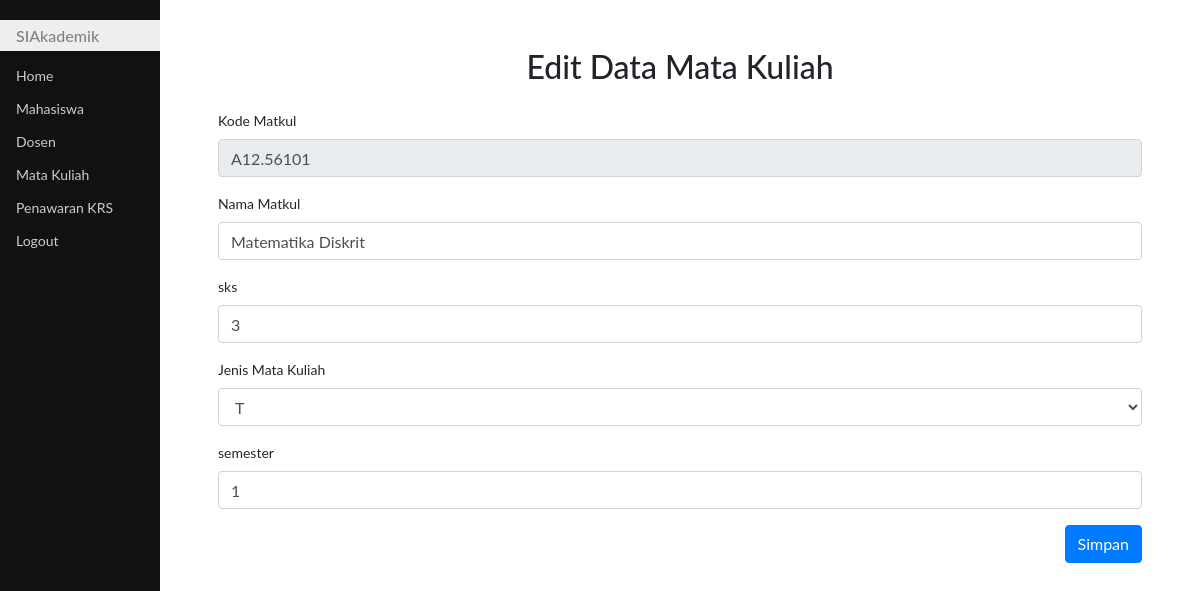
The app's page /editMkl.php?id_matkul=A12.56101 (signed in) with its own data.
### tables this page shows
CREATE TABLE `makul` (
  `id_matkul` char(10) NOT NULL,
  `nama_matkul` varchar(50) DEFAULT NULL,
  `sks` int(2) DEFAULT NULL,
  `jenis` char(3) DEFAULT NULL,
  `semester` varchar(10) DEFAULT NULL
);

### editMkl.php (the view, shortened to what this page needs)
<!DOCTYPE html>
<html>
<head>
    <link rel="stylesheet" type="text/css" href="bootstrap/css/bootstrap.css">
    <link rel="stylesheet" type="text/css" href="style.css">
</head>
<body>
    <?php
    require "koneksi.php";
    $id_matkul = $_GET['id_matkul'];
    $sql = "select * from makul where id_matkul='$id_matkul'";
    $qry = mysqli_query($koneksi, $sql);
    $row = mysqli_fetch_assoc($qry);
    ?>
    <div class="utama">
        <h2 class="mb-4 mt-5 text-center">Edit Data Mata Kuliah</h2>
            <div class="ml-5 mr-5">
                <form method="post" action="query_editMkl.php">
                    <div class="form-group">
                        <label for="id_matkul">Kode Matkul</label>
                        <input class="form-control" type="text" name="id_matkul" id="id_matkul" value="<?php echo $row['id_matkul'] ?>" readonly>
                    </div>
                    <div class="form-group">
                        <label for="nama_matkul">Nama Matkul </label>
                        <input class="form-control" type="text" name="nama_matkul" id="nama_matkul" value="<?php echo $row['nama_matkul'] ?>">
                    </div>
                    <div class="form-group">
                        <label for="sks">sks </label>
                        <input class="form-control" type="text" name="sks" id="sks" value="<?php echo $row['sks'] ?>">
                    </div>
                    <div class="form-group">
                        <label>Jenis Mata Kuliah</label>
                        <select name="jenis" class="form-control" name="jenis" id="jenis">
                            <option value="T " <?php if ($row['jenis'] == 'T') { ?> selected <?php } ?>>T</option>
                        </select>
                    </div>
                    <div class="form-group">
                        <label for="semester">semester </label>
                        <input class="form-control" type="text" name="semester" id="semester" value="<?php echo $row['semester'] ?>">
                    </div>
                    <div>
                        <button class="btn btn-primary float-right" type="submit">Simpan</button>
                    </div>
                </form>
        </div>
    </div>
</body>
</html>

### style.css (style rules this page uses)
body { font-family: "Lato", sans-serif; }
.menusamping { height: 100%; width: 160px; position: fixed; z-index: 1; top: 0; left: 0; background-color: #111; overflow-x: hidden; padding-top: 20px; }
.menusamping a { padding: 6px 8px 6px 16px; text-decoration: none; font-size: 14px; color: #ccc; display: block; }
.menusamping h1 { padding: 6px 8px 6px 16px; text-decoration: none; font-size: 16px; color: #818181; background-color: #eee; display: block; }
.utama { margin-left: 160px; font-size: 14px; padding: 0px 10px; }

### records on screen
makul: id_matkul "A12.56101", nama_matkul "Matematika Diskrit", sks "3", jenis "T", semester "1"
